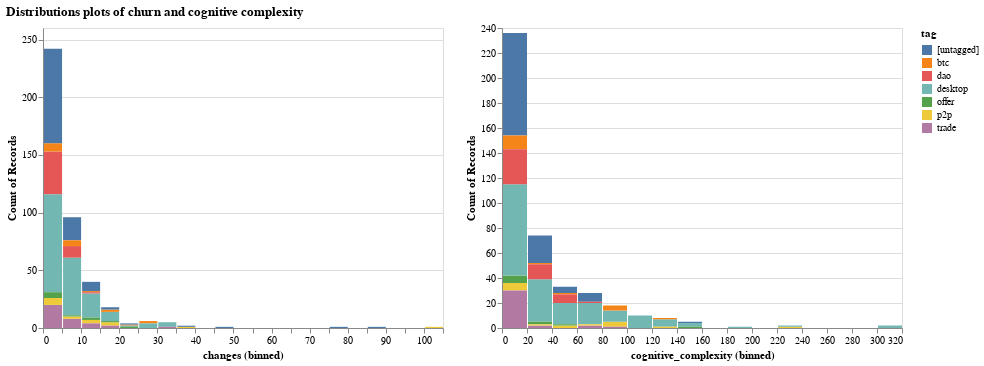

This figure's notebook cell:
### Code cell
df |>
@vlplot(
    title="Distributions plots of churn and cognitive complexity",
    repeat={column=[:changes, :cognitive_complexity]}
) +
@vlplot(
    :bar,
    width=400,
    x={field={repeat=:column},bin={maxbins=30},type=:quantitative},
    y="count()",
    color=:tag,
)

### Figure 1 — Vega-Lite specification as saved in the notebook (floating-point values rounded to 4 significant figures; data arrays with more than 128 entries replaced by an {"elided": "..."} marker saying what was removed)
{"data": {"values": {"elided": "417 records"}}, "repeat": {"column": ["changes", "cognitive_complexity"]}, "spec": {"encoding": {"color": {"field": "tag", "type": "nominal"}, "x": {"bin": {"maxbins": 30}, "field": {"repeat": "column"}, "type": "quantitative"}, "y": {"aggregate": "count", "type": "quantitative"}}, "mark": "bar", "width": 400}, "title": "Distributions plots of churn and cognitive complexity"}
